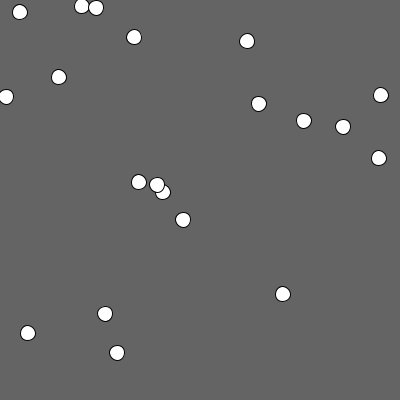
Frame 1 (no input)
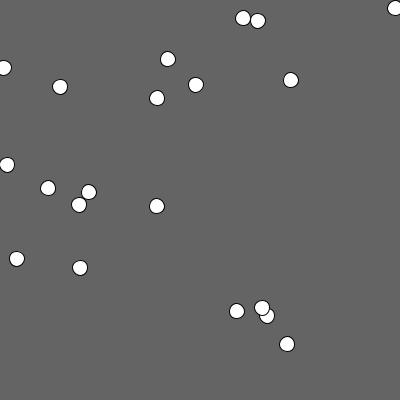
Frame 60 (the mouse pressed at the canvas centre just before this capture)
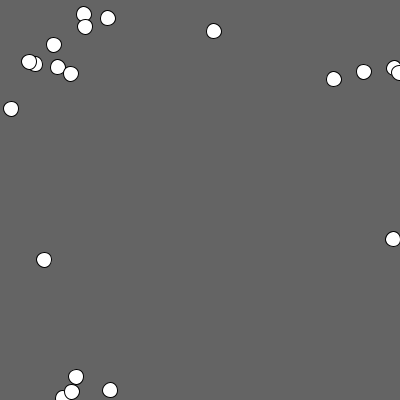
Frame 120 (the mouse held since frame 60 and released just before this capture)

The Processing sketch that drew these frames (run headless with seeded random() and noise(); from frame 60 on, the mouse is pressed at the canvas centre):

// Processing sketch: Exercise03_ArraysOfObjects
// ── Exercise03_ArraysOfObjects.pde
/*
* exercise of acceleration
*/

Mover[] movers = new Mover[20];

void setup(){
  size(400,400);
  for(int i = 0 ; i < movers.length; i++){
    movers[i] = new Mover();
  }
}

void draw(){
  background(100);
  for(int i = 0 ; i < movers.length; i++){

    movers[i].update();
    movers[i].display();
    movers[i].checkEdges();
  }
}

// ── Mover.pde
class Mover{
  PVector location;
  PVector velocity;
  PVector acceleration; 
  float topSpeed = 4;
  
  
  Mover(){
    location = new PVector(random(width),random(height));
    velocity = new PVector(0,0);
    //acceleration = new PVector(-0.001,0.1); //constant acceleration
    acceleration = new PVector();
  }
  
  void update(){
    //acceleration = PVector.random2D(); // random accelertion
    //acceleration.mult(random(2));
    
    PVector mouse = new PVector(mouseX,mouseY);
    PVector dir = PVector.sub(mouse,location); // compute direction
    dir.normalize(); //normalize
    dir.mult(-0.1); //scale
    acceleration = dir; //assign
      
    velocity.add(acceleration);
    velocity.limit(topSpeed);
    location.add(velocity);

  }
  
  void display(){
    ellipse(location.x,location.y,15,15);
  }
  
  void checkEdges(){
    if(location.x>width){
       location.x = 0;
    }else if (location.x<0){
      location.x = width;
    }
    
    if(location.y>height){
       location.y = 0;
    }else if (location.y<0){
      location.y = height;
    }    
   
    
    
    //if(location.x > width||location.x<0){
    //  velocity.x*=-1;
    //}
    //if(location.y > height||location.y<0){
    //  velocity.y*=-1;
    //}
  }

}
